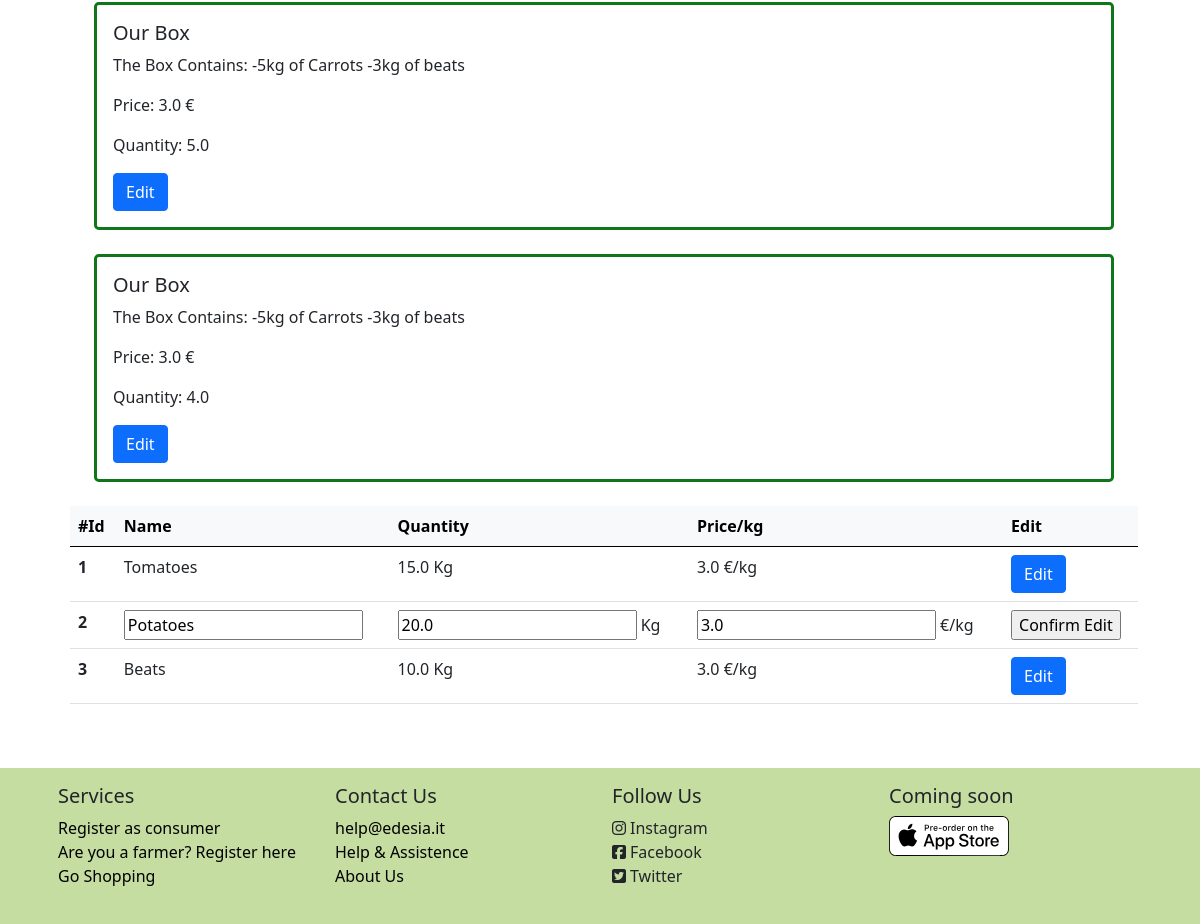
The page /supplier/2/edit-product=2 (signed in, lower part) on the database as committed earlier.
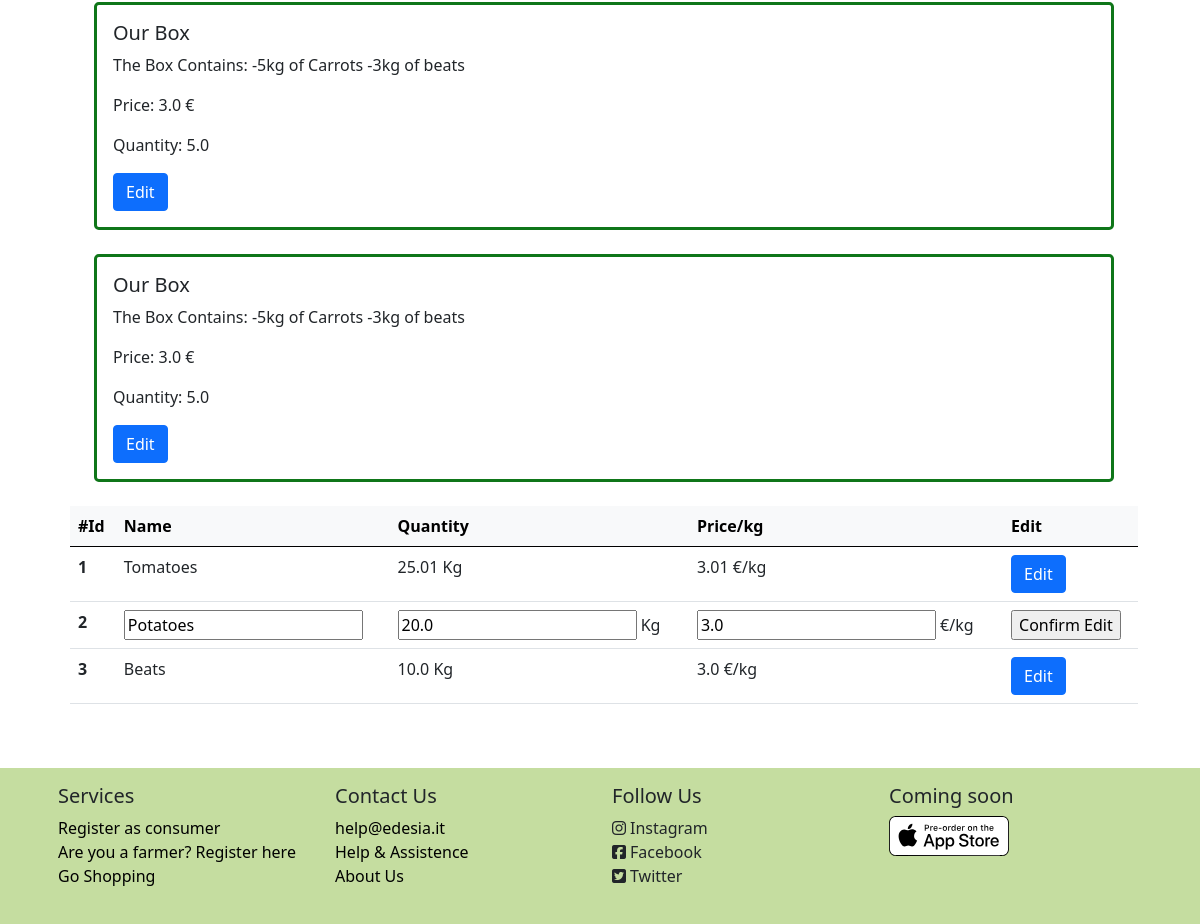
The same page on the database as committed later.
### model.py (models this page shows, shortened)
class Product (db.Model):
    id = db.Column(db.Integer, primary_key=True)
    box = db.Column(db.Boolean)
    supplier_id = db.Column(db.Integer, db.ForeignKey('supplier.id'))
    name = db.Column(db.String, nullable=False)
    price = db.Column(db.Float, nullable=False)
    quantity = db.Column(db.Float, nullable=False)
    description = db.Column(db.Text)

### app.py (the view)
@app.route('/supplier/<int:id>/<page>', methods=['GET', 'POST'])
@login_required
def supplier(id, page):
    supplier = Supplier.query.filter_by(id=id).first()
    user = User.query.filter_by(id=id).first()
    if page == "orders":
        orders = Order.query.filter_by(supplier_id=id).all()
        l_order_cons = []
        class OrderCons():
            def __init__(self, order, content):
                self.order = order
                self.content = content
        for o in orders:
            products = []
            lines = OrderLine.query.filter_by(order_id=o.id)
            for l in lines:
                products.append(l)
            l_order_cons.append(OrderCons(o, products))
        return render_template('Pages/profile/profile_supplier-orders.html', supplier=supplier, user=user, orders=l_order_cons)
    elif page == "products":
        products = Product.query.filter_by(supplier_id=id).all()
        return render_template('Pages/profile/profile_supplier-products.html', supplier=supplier, user=user, products=products)
    elif page == "add-product":
        form = ProductForm()
        if form.validate_on_submit():
            product = Product(supplier_id=id,
                              price=form.price.data,
                              name=form.name.data,
                              quantity=form.quantity.data,
                              box=False)
            db.session.add(product)
            db.session.commit()
            return redirect(url_for('supplier', id=id, page='products'))
        return render_template('Pages/profile/profile-supplier_addProduct.html', supplier=supplier, user=user, form=form)
    elif page == "add-box":
        form = ProductForm()
        if form.validate_on_submit():
            product = Product(supplier_id=id,
                              price=form.price.data,
                              description=form.description.data,
                              name=form.name.data,
                              quantity=form.quantity,
                              box=True)
            db.session.add(product)
            db.session.commit()
            return redirect(url_for('supplier', id=user.id, page='products'))
        return render_template('Pages/profile/profile-supplier_addBox.html', supplier=supplier, user=user, form=form)

### form.py
class EditProduct(FlaskForm):
    name = StringField('Product Name', validators=[Length(min=3, max=25)])
    quantity = FloatField('Quantity in kg')
    price = FloatField('Price/kg')
    description = TextAreaField('Description', validators=[Length(max=500)])
    submit = SubmitField('Confirm Edit')

### app.py (called while the page is built, shortened)
@app.route('/supplier/<int:id>/edit-product=<int:product_id>', methods=['GET', 'POST'])
@login_required
def supplier_edit_product(id, product_id):
    supplier = Supplier.query.filter_by(id=id).first()
    user = User.query.filter_by(id=id).first()
    product = Product.query.filter_by(id=product_id).first()
    products = Product.query.filter_by(supplier_id=id).all()
    form = EditProduct()
    form.name.data = product.name
    form.quantity.data = product.quantity
    form.price.data = product.price
    form.description.data = product.description
    return render_template('Pages/profile/profile_supplier-edit_products.html', supplier=supplier, user=user, form=form, products=products, product_id=product_id)

### model.py (called while the page is built)
@login_manager.user_loader
def load_user(user_id):
    return User.query.get(int(user_id))

### templates/Pages/profile/profile_supplier-edit_products.html (shortened to what the changed rows need)
{%  extends 'Pages/profile/profile-supplier.html' %}
{% block specific %}
                    {% for product in products %}
                        {% if product.box %}
                            <div class="card m-4 rounded-3 border-3" id="cardResult">
                                <div class="row">
                                    <div class="col-lg">
                                        <div class="card-body">
                                            {% if product.id == product_id %}
                                                <form method="post">
                                                <h5 class="card-title">
                                                    {{ form.name }}
                                                </h5>
                                                <p class="card-text">{{ form.description}}</p>
                                                <p class="card-text">Price: {{ form.price }} €</p>
                                                <p class="card-text">Quantity: {{ form.quantity }}</p>
                                                {{ form.submit }}
                                                {{ form.hidden_tag() }}
                                                </form>
                                            {% else %}
                                            <h5 class="card-title">
                                                {{ product.name }}
                                            </h5>
                                            <p class="card-text">{{ product.description}}</p>
                                            <p class="card-text">Price: {{ product.price }} €</p>
                                            <p class="card-text">Quantity: {{ product.quantity }}</p>
                                            <a class="btn btn-primary" href="">Edit</a>
                                            {% endif %}
                                        </div>
                                    </div>
                                </div>
                            </div>
                        {% endif %}
                    {% endfor %}
                    <div class="table-responsive-lg">
                        <table class="table table-hover">
                            <thead class="table-light">
                                <tr>
                                    <th scope="col">#Id</th>
                                    <th scope="col">Name</th>
                                    <th scope="col">Quantity</th>
                                    <th scope="col">Price/kg</th>
                                    <th scope="col">Edit</th>
                                </tr>
                            </thead>
                            <tbody>
                            {% for product in products %}
                                {% if product.box == False %}
                                    {% if product.id==product_id %}
                                        <form method="post">
                                            <tr>
                                                <th scope="row">{{ product.id }}</th>
                                            </tr>
                                        </form>
                                    {% else %}
                                        <tr>
                                            <th scope="row">{{ product.id }}</th>
                                            <td>{{ product.name }}</td>
                                            <td>{{ product.quantity }} Kg</td>
                                            <td>{{ product.price }} €/kg</td>
                                            <td><button class="btn btn-primary" type="button">Edit</button></td>
                                        </tr>
                                    {% endif %}
                                {% endif %}
                            {% endfor %}
                            </tbody>
                        </table>
                    </div>
{% endblock %}

Rows that differ between the two databases and show on the page:
changed Product (number 2 of 5 on the later page): quantity "4.0" → "5.0"
changed Product "Tomatoes": quantity "15.0" → "25.01"; price "3.0" → "3.01"
